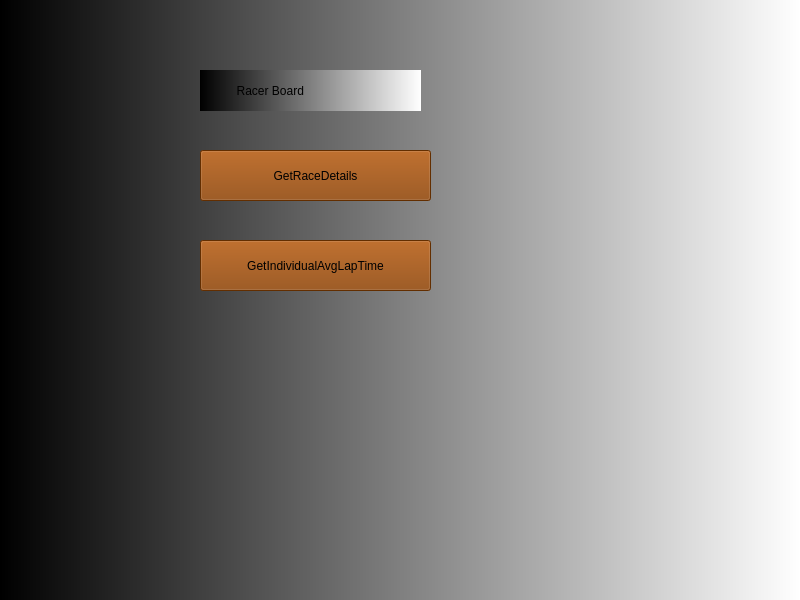
<?xml version="1.0" encoding="UTF-8"?>
<ui version="4.0">
 <class>MainWindow</class>
 <widget class="QMainWindow" name="MainWindow">
  <property name="geometry">
   <rect>
    <x>0</x>
    <y>0</y>
    <width>800</width>
    <height>600</height>
   </rect>
  </property>
  <property name="windowTitle">
   <string>MainWindow</string>
  </property>
  <property name="styleSheet">
   <string notr="true">background-color: qlineargradient(spread:pad, x1:0, y1:0, x2:1, y2:0, stop:0 rgba(0, 0, 0, 255), stop:1 rgba(255, 255, 255, 255));</string>
  </property>
  <widget class="QWidget" name="centralwidget">
   <property name="autoFillBackground">
    <bool>false</bool>
   </property>
   <widget class="QPushButton" name="pushButton">
    <property name="geometry">
     <rect>
      <x>200</x>
      <y>150</y>
      <width>231</width>
      <height>51</height>
     </rect>
    </property>
    <property name="styleSheet">
     <string notr="true">font: 700 italic 12pt &quot;Segoe UI&quot;;
background-color: rgb(255, 85, 0);
background-color: rgb(139, 64, 0);
</string>
    </property>
    <property name="text">
     <string>GetRaceDetails</string>
    </property>
   </widget>
   <widget class="QPushButton" name="pushButton_2">
    <property name="geometry">
     <rect>
      <x>200</x>
      <y>240</y>
      <width>231</width>
      <height>51</height>
     </rect>
    </property>
    <property name="styleSheet">
     <string notr="true">background-color: rgb(139, 64, 0);
font: 700 italic 11pt &quot;Segoe UI&quot;;</string>
    </property>
    <property name="text">
     <string>GetIndividualAvgLapTime</string>
    </property>
   </widget>
   <widget class="QLabel" name="label">
    <property name="geometry">
     <rect>
      <x>200</x>
      <y>70</y>
      <width>221</width>
      <height>41</height>
     </rect>
    </property>
    <property name="styleSheet">
     <string notr="true">font: 700 18pt &quot;Segoe UI&quot;;
font: 900 14pt &quot;Segoe UI&quot;;</string>
    </property>
    <property name="text">
     <string>           Racer Board</string>
    </property>
   </widget>
  </widget>
 </widget>
 <resources/>
 <connections/>
</ui>
